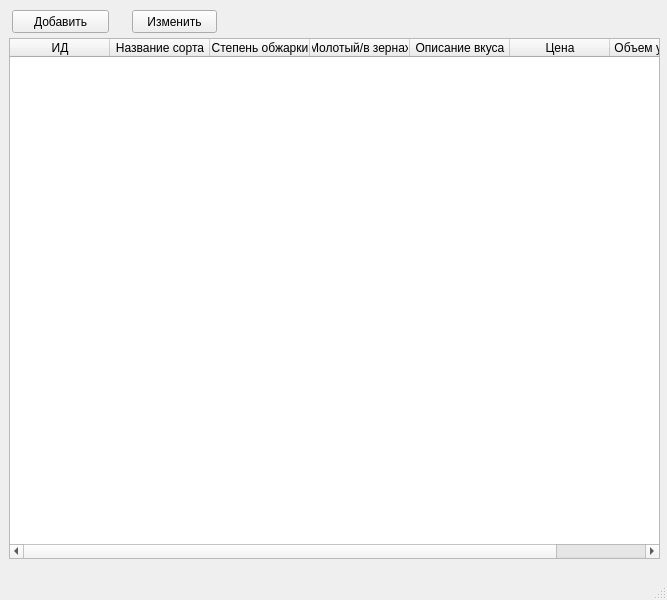
<?xml version="1.0" encoding="UTF-8"?>
<ui version="4.0">
 <class>MainWindow</class>
 <widget class="QMainWindow" name="MainWindow">
  <property name="geometry">
   <rect>
    <x>0</x>
    <y>0</y>
    <width>667</width>
    <height>600</height>
   </rect>
  </property>
  <property name="windowTitle">
   <string>Генерация фильмов</string>
  </property>
  <widget class="QWidget" name="centralwidget">
   <widget class="QTableWidget" name="tableWidget">
    <property name="geometry">
     <rect>
      <x>9</x>
      <y>38</y>
      <width>651</width>
      <height>521</height>
     </rect>
    </property>
    <column>
     <property name="text">
      <string>ИД</string>
     </property>
    </column>
    <column>
     <property name="text">
      <string>Название сорта</string>
     </property>
    </column>
    <column>
     <property name="text">
      <string>Степень обжарки</string>
     </property>
    </column>
    <column>
     <property name="text">
      <string>Молотый/в зернах</string>
     </property>
    </column>
    <column>
     <property name="text">
      <string>Описание вкуса</string>
     </property>
    </column>
    <column>
     <property name="text">
      <string>Цена</string>
     </property>
    </column>
    <column>
     <property name="text">
      <string>Объем упаковки</string>
     </property>
    </column>
   </widget>
   <widget class="QPushButton" name="btn_add">
    <property name="geometry">
     <rect>
      <x>12</x>
      <y>10</y>
      <width>97</width>
      <height>23</height>
     </rect>
    </property>
    <property name="text">
     <string>Добавить</string>
    </property>
   </widget>
   <widget class="QPushButton" name="btn_change">
    <property name="geometry">
     <rect>
      <x>132</x>
      <y>10</y>
      <width>85</width>
      <height>23</height>
     </rect>
    </property>
    <property name="text">
     <string>Изменить</string>
    </property>
   </widget>
  </widget>
  <widget class="QMenuBar" name="menubar">
   <property name="geometry">
    <rect>
     <x>0</x>
     <y>0</y>
     <width>667</width>
     <height>21</height>
    </rect>
   </property>
  </widget>
  <widget class="QStatusBar" name="statusbar"/>
 </widget>
 <resources/>
 <connections/>
</ui>
